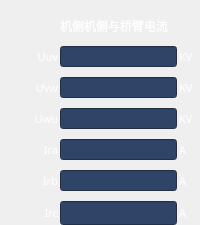
       <widget class="QFrame" name="gridFrame_5">
        <property name="sizePolicy">
         <sizepolicy hsizetype="Ignored" vsizetype="Ignored">
          <horstretch>0</horstretch>
          <verstretch>0</verstretch>
         </sizepolicy>
        </property>
        <layout class="QGridLayout" name="gridLayout_5" rowstretch="1,1,1,1,1,1,1,0" columnstretch="3,6,1">
         <property name="leftMargin">
          <number>0</number>
         </property>
         <property name="topMargin">
          <number>0</number>
         </property>
         <property name="rightMargin">
          <number>0</number>
         </property>
         <property name="bottomMargin">
          <number>0</number>
         </property>
         <property name="horizontalSpacing">
          <number>2</number>
         </property>
         <property name="verticalSpacing">
          <number>10</number>
         </property>
         <item row="4" column="0">
          <widget class="QLabel" name="label_86">
           <property name="sizePolicy">
            <sizepolicy hsizetype="Ignored" vsizetype="Fixed">
             <horstretch>0</horstretch>
             <verstretch>0</verstretch>
            </sizepolicy>
           </property>
           <property name="minimumSize">
            <size>
             <width>0</width>
             <height>21</height>
            </size>
           </property>
           <property name="font">
            <font>
             <family>Adobe 黑体 Std R</family>
             <pointsize>8</pointsize>
            </font>
           </property>
           <property name="styleSheet">
            <string notr="true">color: rgb(255, 255, 255);</string>
           </property>
           <property name="text">
            <string>Uwu</string>
           </property>
           <property name="alignment">
            <set>Qt::AlignRight|Qt::AlignTrailing|Qt::AlignVCenter</set>
           </property>
          </widget>
         </item>
         <item row="6" column="1">
          <widget class="QLineEdit" name="lineEdit_15">
           <property name="enabled">
            <bool>false</bool>
           </property>
           <property name="sizePolicy">
            <sizepolicy hsizetype="Ignored" vsizetype="Fixed">
             <horstretch>0</horstretch>
             <verstretch>0</verstretch>
            </sizepolicy>
           </property>
           <property name="minimumSize">
            <size>
             <width>0</width>
             <height>21</height>
            </size>
           </property>
           <property name="font">
            <font>
             <family>Adobe 黑体 Std R</family>
             <pointsize>8</pointsize>
             <weight>50</weight>
             <bold>false</bold>
            </font>
           </property>
           <property name="styleSheet">
            <string notr="true">color: rgb(255, 255, 255);
background-color: rgb(48, 68, 103);</string>
           </property>
           <property name="dragEnabled">
            <bool>false</bool>
           </property>
          </widget>
         </item>
         <item row="5" column="1">
          <widget class="QLineEdit" name="lineEdit_14">
           <property name="enabled">
            <bool>false</bool>
           </property>
           <property name="sizePolicy">
            <sizepolicy hsizetype="Ignored" vsizetype="Fixed">
             <horstretch>0</horstretch>
             <verstretch>0</verstretch>
            </sizepolicy>
           </property>
           <property name="minimumSize">
            <size>
             <width>0</width>
             <height>21</height>
            </size>
           </property>
           <property name="font">
            <font>
             <family>Adobe 黑体 Std R</family>
             <pointsize>8</pointsize>
             <weight>50</weight>
             <bold>false</bold>
            </font>
           </property>
           <property name="styleSheet">
            <string notr="true">color: rgb(255, 255, 255);
background-color: rgb(48, 68, 103);</string>
           </property>
           <property name="dragEnabled">
            <bool>false</bool>
           </property>
          </widget>
         </item>
         <item row="2" column="2">
          <widget class="QLabel" name="label_39">
           <property name="sizePolicy">
            <sizepolicy hsizetype="Ignored" vsizetype="Fixed">
             <horstretch>0</horstretch>
             <verstretch>0</verstretch>
            </sizepolicy>
           </property>
           <property name="minimumSize">
            <size>
             <width>0</width>
             <height>21</height>
            </size>
           </property>
           <property name="font">
            <font>
             <family>Adobe 黑体 Std R</family>
             <pointsize>8</pointsize>
            </font>
           </property>
           <property name="styleSheet">
            <string notr="true">color: rgb(255, 255, 255);</string>
           </property>
           <property name="text">
            <string>KV</string>
           </property>
          </widget>
         </item>
         <item row="3" column="1">
          <widget class="QLineEdit" name="lineEdit_18">
           <property name="enabled">
            <bool>false</bool>
           </property>
           <property name="sizePolicy">
            <sizepolicy hsizetype="Ignored" vsizetype="Fixed">
             <horstretch>0</horstretch>
             <verstretch>0</verstretch>
            </sizepolicy>
           </property>
           <property name="minimumSize">
            <size>
             <width>0</width>
             <height>21</height>
            </size>
           </property>
           <property name="font">
            <font>
             <family>Adobe 黑体 Std R</family>
             <pointsize>8</pointsize>
             <weight>50</weight>
             <bold>false</bold>
            </font>
           </property>
           <property name="styleSheet">
            <string notr="true">background-color: rgb(48, 68, 103);
color: rgb(255, 255, 255);</string>
           </property>
           <property name="frame">
            <bool>true</bool>
           </property>
           <property name="readOnly">
            <bool>false</bool>
           </property>
          </widget>
         </item>
         <item row="3" column="2">
          <widget class="QLabel" name="label_41">
           <property name="sizePolicy">
            <sizepolicy hsizetype="Ignored" vsizetype="Fixed">
             <horstretch>0</horstretch>
             <verstretch>0</verstretch>
            </sizepolicy>
           </property>
           <property name="minimumSize">
            <size>
             <width>21</width>
             <height>21</height>
            </size>
           </property>
           <property name="font">
            <font>
             <family>Adobe 黑体 Std R</family>
             <pointsize>8</pointsize>
            </font>
           </property>
           <property name="styleSheet">
            <string notr="true">color: rgb(255, 255, 255);</string>
           </property>
           <property name="text">
            <string>KV</string>
           </property>
          </widget>
         </item>
         <item row="5" column="0">
          <widget class="QLabel" name="label_32">
           <property name="sizePolicy">
            <sizepolicy hsizetype="Ignored" vsizetype="Fixed">
             <horstretch>0</horstretch>
             <verstretch>0</verstretch>
            </sizepolicy>
           </property>
           <property name="minimumSize">
            <size>
             <width>0</width>
             <height>21</height>
            </size>
           </property>
           <property name="font">
            <font>
             <family>Adobe 黑体 Std R</family>
             <pointsize>8</pointsize>
            </font>
           </property>
           <property name="styleSheet">
            <string notr="true">color: rgb(255, 255, 255);</string>
           </property>
           <property name="text">
            <string>Ira</string>
           </property>
           <property name="alignment">
            <set>Qt::AlignRight|Qt::AlignTrailing|Qt::AlignVCenter</set>
           </property>
          </widget>
         </item>
         <item row="6" column="0">
          <widget class="QLabel" name="label_34">
           <property name="sizePolicy">
            <sizepolicy hsizetype="Ignored" vsizetype="Fixed">
             <horstretch>0</horstretch>
             <verstretch>0</verstretch>
            </sizepolicy>
           </property>
           <property name="minimumSize">
            <size>
             <width>0</width>
             <height>21</height>
            </size>
           </property>
           <property name="font">
            <font>
             <family>Adobe 黑体 Std R</family>
             <pointsize>8</pointsize>
            </font>
           </property>
           <property name="styleSheet">
            <string notr="true">color: rgb(255, 255, 255);</string>
           </property>
           <property name="text">
            <string>Irb</string>
           </property>
           <property name="alignment">
            <set>Qt::AlignRight|Qt::AlignTrailing|Qt::AlignVCenter</set>
           </property>
          </widget>
         </item>
         <item row="5" column="2">
          <widget class="QLabel" name="label_33">
           <property name="sizePolicy">
            <sizepolicy hsizetype="Ignored" vsizetype="Fixed">
             <horstretch>0</horstretch>
             <verstretch>0</verstretch>
            </sizepolicy>
           </property>
           <property name="minimumSize">
            <size>
             <width>0</width>
             <height>21</height>
            </size>
           </property>
           <property name="font">
            <font>
             <family>Adobe 黑体 Std R</family>
             <pointsize>8</pointsize>
            </font>
           </property>
           <property name="styleSheet">
            <string notr="true">color: rgb(255, 255, 255);</string>
           </property>
           <property name="text">
            <string>A</string>
           </property>
          </widget>
         </item>
         <item row="7" column="2">
          <widget class="QLabel" name="label_37">
           <property name="sizePolicy">
            <sizepolicy hsizetype="Ignored" vsizetype="Fixed">
             <horstretch>0</horstretch>
             <verstretch>0</verstretch>
            </sizepolicy>
           </property>
           <property name="minimumSize">
            <size>
             <width>0</width>
             <height>21</height>
            </size>
           </property>
           <property name="font">
            <font>
             <family>Adobe 黑体 Std R</family>
             <pointsize>8</pointsize>
            </font>
           </property>
           <property name="styleSheet">
            <string notr="true">color: rgb(255, 255, 255);</string>
           </property>
           <property name="text">
            <string>A</string>
           </property>
          </widget>
         </item>
         <item row="4" column="2">
          <widget class="QLabel" name="label_87">
           <property name="sizePolicy">
            <sizepolicy hsizetype="Ignored" vsizetype="Fixed">
             <horstretch>0</horstretch>
             <verstretch>0</verstretch>
            </sizepolicy>
           </property>
           <property name="minimumSize">
            <size>
             <width>0</width>
             <height>21</height>
            </size>
           </property>
           <property name="font">
            <font>
             <family>Adobe 黑体 Std R</family>
             <pointsize>8</pointsize>
            </font>
           </property>
           <property name="styleSheet">
            <string notr="true">color: rgb(255, 255, 255);</string>
           </property>
           <property name="text">
            <string>KV</string>
           </property>
          </widget>
         </item>
         <item row="7" column="1">
          <widget class="QLineEdit" name="lineEdit_16">
           <property name="enabled">
            <bool>false</bool>
           </property>
           <property name="sizePolicy">
            <sizepolicy hsizetype="Ignored" vsizetype="Fixed">
             <horstretch>0</horstretch>
             <verstretch>0</verstretch>
            </sizepolicy>
           </property>
           <property name="minimumSize">
            <size>
             <width>0</width>
             <height>21</height>
            </size>
           </property>
           <property name="font">
            <font>
             <family>Adobe 黑体 Std R</family>
             <pointsize>8</pointsize>
             <weight>50</weight>
             <bold>false</bold>
            </font>
           </property>
           <property name="styleSheet">
            <string notr="true">color: rgb(255, 255, 255);
background-color: rgb(48, 68, 103);</string>
           </property>
           <property name="dragEnabled">
            <bool>false</bool>
           </property>
          </widget>
         </item>
         <item row="2" column="1">
          <widget class="QLineEdit" name="lineEdit_17">
           <property name="enabled">
            <bool>false</bool>
           </property>
           <property name="sizePolicy">
            <sizepolicy hsizetype="Ignored" vsizetype="Fixed">
             <horstretch>0</horstretch>
             <verstretch>0</verstretch>
            </sizepolicy>
           </property>
           <property name="minimumSize">
            <size>
             <width>0</width>
             <height>21</height>
            </size>
           </property>
           <property name="font">
            <font>
             <family>Adobe 黑体 Std R</family>
             <pointsize>8</pointsize>
             <weight>50</weight>
             <bold>false</bold>
            </font>
           </property>
           <property name="styleSheet">
            <string notr="true">background-color: rgb(48, 68, 103);
color: rgb(255, 255, 255);</string>
           </property>
           <property name="frame">
            <bool>true</bool>
           </property>
           <property name="readOnly">
            <bool>false</bool>
           </property>
          </widget>
         </item>
         <item row="2" column="0">
          <widget class="QLabel" name="label_38">
           <property name="sizePolicy">
            <sizepolicy hsizetype="Ignored" vsizetype="Fixed">
             <horstretch>0</horstretch>
             <verstretch>0</verstretch>
            </sizepolicy>
           </property>
           <property name="minimumSize">
            <size>
             <width>0</width>
             <height>21</height>
            </size>
           </property>
           <property name="font">
            <font>
             <family>Adobe 黑体 Std R</family>
             <pointsize>8</pointsize>
            </font>
           </property>
           <property name="styleSheet">
            <string notr="true">color: rgb(255, 255, 255);</string>
           </property>
           <property name="text">
            <string>Uuv</string>
           </property>
           <property name="alignment">
            <set>Qt::AlignRight|Qt::AlignTrailing|Qt::AlignVCenter</set>
           </property>
          </widget>
         </item>
         <item row="7" column="0">
          <widget class="QLabel" name="label_36">
           <property name="sizePolicy">
            <sizepolicy hsizetype="Ignored" vsizetype="Fixed">
             <horstretch>0</horstretch>
             <verstretch>0</verstretch>
            </sizepolicy>
           </property>
           <property name="minimumSize">
            <size>
             <width>0</width>
             <height>21</height>
            </size>
           </property>
           <property name="font">
            <font>
             <family>Adobe 黑体 Std R</family>
             <pointsize>8</pointsize>
            </font>
           </property>
           <property name="styleSheet">
            <string notr="true">color: rgb(255, 255, 255);</string>
           </property>
           <property name="text">
            <string>Irc</string>
           </property>
           <property name="alignment">
            <set>Qt::AlignRight|Qt::AlignTrailing|Qt::AlignVCenter</set>
           </property>
          </widget>
         </item>
         <item row="6" column="2">
          <widget class="QLabel" name="label_35">
           <property name="sizePolicy">
            <sizepolicy hsizetype="Ignored" vsizetype="Fixed">
             <horstretch>0</horstretch>
             <verstretch>0</verstretch>
            </sizepolicy>
           </property>
           <property name="minimumSize">
            <size>
             <width>0</width>
             <height>21</height>
            </size>
           </property>
           <property name="font">
            <font>
             <family>Adobe 黑体 Std R</family>
             <pointsize>8</pointsize>
            </font>
           </property>
           <property name="styleSheet">
            <string notr="true">color: rgb(255, 255, 255);</string>
           </property>
           <property name="text">
            <string>A</string>
           </property>
          </widget>
         </item>
         <item row="4" column="1">
          <widget class="QLineEdit" name="lineEdit_36">
           <property name="enabled">
            <bool>false</bool>
           </property>
           <property name="sizePolicy">
            <sizepolicy hsizetype="Ignored" vsizetype="Fixed">
             <horstretch>0</horstretch>
             <verstretch>0</verstretch>
            </sizepolicy>
           </property>
           <property name="minimumSize">
            <size>
             <width>0</width>
             <height>21</height>
            </size>
           </property>
           <property name="font">
            <font>
             <family>Adobe 黑体 Std R</family>
             <pointsize>8</pointsize>
            </font>
           </property>
           <property name="styleSheet">
            <string notr="true">color: rgb(255, 255, 255);
background-color: rgb(48, 68, 103);</string>
           </property>
          </widget>
         </item>
         <item row="3" column="0">
          <widget class="QLabel" name="label_40">
           <property name="sizePolicy">
            <sizepolicy hsizetype="Ignored" vsizetype="Fixed">
             <horstretch>0</horstretch>
             <verstretch>0</verstretch>
            </sizepolicy>
           </property>
           <property name="minimumSize">
            <size>
             <width>0</width>
             <height>21</height>
            </size>
           </property>
           <property name="font">
            <font>
             <family>Adobe 黑体 Std R</family>
             <pointsize>8</pointsize>
            </font>
           </property>
           <property name="styleSheet">
            <string notr="true">color: rgb(255, 255, 255);</string>
           </property>
           <property name="text">
            <string>Uvw</string>
           </property>
           <property name="alignment">
            <set>Qt::AlignRight|Qt::AlignTrailing|Qt::AlignVCenter</set>
           </property>
          </widget>
         </item>
         <item row="1" column="1">
          <widget class="QLabel" name="label_31">
           <property name="enabled">
            <bool>true</bool>
           </property>
           <property name="sizePolicy">
            <sizepolicy hsizetype="Ignored" vsizetype="Fixed">
             <horstretch>0</horstretch>
             <verstretch>0</verstretch>
            </sizepolicy>
           </property>
           <property name="minimumSize">
            <size>
             <width>0</width>
             <height>21</height>
            </size>
           </property>
           <property name="font">
            <font>
             <family>Adobe 黑体 Std R</family>
             <pointsize>9</pointsize>
             <weight>50</weight>
             <bold>false</bold>
            </font>
           </property>
           <property name="styleSheet">
            <string notr="true">color: rgb(255, 255, 255);</string>
           </property>
           <property name="text">
            <string>机侧机侧与桥臂电流</string>
           </property>
          </widget>
         </item>
        </layout>
       </widget>
